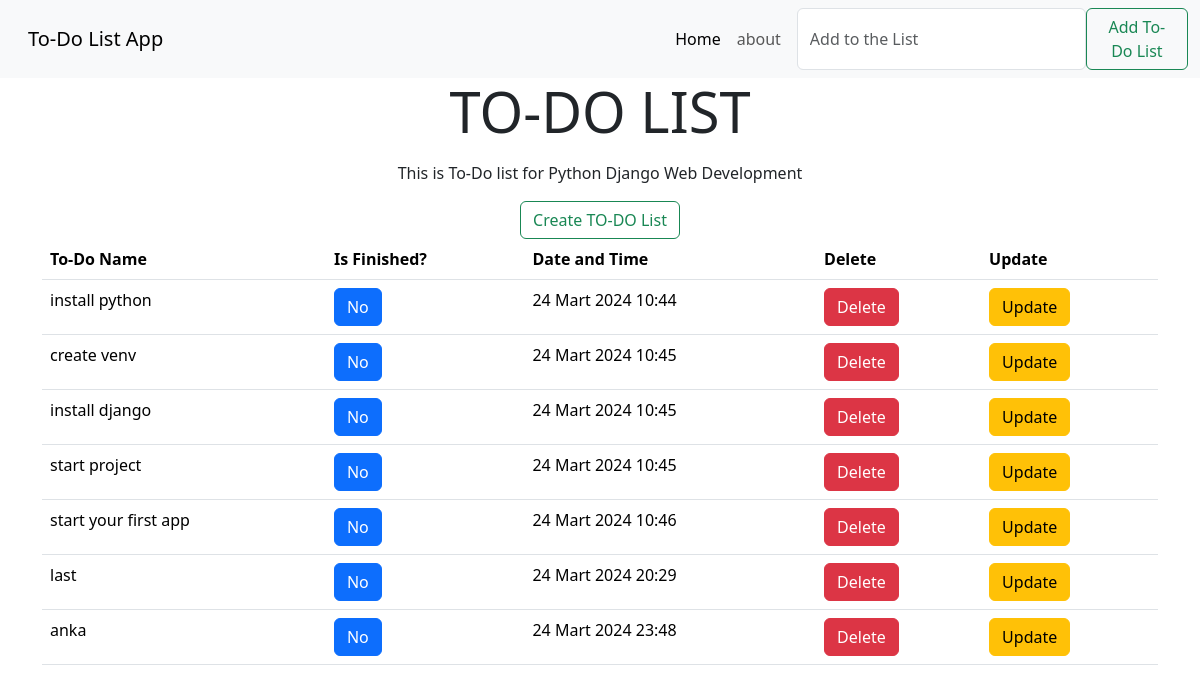
The page / on the database its author committed.
### todo/models.py (models this page shows, shortened)
class Todos(models.Model):
    title = models.TextField(max_length=100)
    description = models.TextField(max_length=100,blank=True)
    finished = models.BooleanField(default = False)
    date = models.DateTimeField(default=datetime.now,blank=True)

### todo/views.py (the view)
# urls.py: path('', views.index,name="index"),
def index(request):
    if request.method == "POST":
        form = listForm(request.POST or None)
        if form.is_valid:
            form.save()
            todo_list = Todos.objects.all()
            return render(request,"todo/index.html",{'todo_list':todo_list})
    else:
        todo_list = Todos.objects.all()
        return render(request, "todo/index.html",{'todo_list':todo_list})

### templates/todo/index.html (shortened to what this page needs)
{% extends "todo/base.html" %}
{% block content %}
<div class="jumbotron jumbotron-fluid">
  <div class="container">
    <h1 class="display-4"><center/>TO-DO LIST</center></h1>
    <p class="lead"><center/>This is To-Do list for Python Django Web Development</center></p>
    <div class="text-center">
      <a class="btn btn-outline-success" href="{% url 'create' %}" role="button">Create TO-DO List</a>
    </div>
  </div>
</div>
<div class="container">
  <table class="table">
    <thead>
      <tr>
        <th scope="col">To-Do Name</th>
        <th scope="col">Is Finished?</th>
        <th scope="col">Date and Time</th>
        <th scope="col">Delete</th>
        <th scope="col">Update</th>
      </tr>
    </thead>
    <tbody>
      {% for todo in todo_list %}
        {% if  todo.finished %}
          <tr>
            <td><del>{{ todo.title }}</del></td>
            <td><a class="btn btn-danger" href="{% url 'yes_finish' todo.id %}" role="button">Yes</a></td>
            <td>{{ todo.date }}</td>
            <td><a class="btn btn-danger" href="{% url 'delete' todo.id %}" role="button">Delete</a></td>
            <td><a class="btn btn-warning" href="{% url 'update' todo.id %}" role="button">Update</a></td>
          </tr>
        {% else %}
          <tr>
            <td>{{ todo.title }}</td>
            <td><a class="btn btn-primary" href="{% url 'no_finish' todo.id %}" role="button">No</a></td>
            <td>{{ todo.date }}</td>
            <td><a class="btn btn-danger" href="{% url 'delete' todo.id %}" role="button">Delete</a></td>
            <td><a class="btn btn-warning" href="{% url 'update' todo.id %}" role="button">Update</a></td>
          </tr>
        {% endif %}
      {% endfor %}
    </tbody>
  </table>
</div>
{% endblock content %}

### templates/todo/base.html (shortened to what this page needs)
<!doctype html>
<html lang="tr">
  <head>
    <link rel="stylesheet" href="https://cdn.jsdelivr.net/npm/bootstrap@5.3.3/dist/css/bootstrap.rtl.min.css">
  </head>
  <body>
    <nav class="navbar navbar-expand-lg bg-body-tertiary">
      <div class="container-fluid">
        <a class="navbar-brand" href="/">To-Do List App</a>
        <div class="collapse navbar-collapse" id="navbarSupportedContent">
          <ul class="navbar-nav me-auto mb-2 mb-lg-0">
            <li class="nav-item">
              <a class="nav-link active" aria-current="page" href="{% url 'index' %}">Home</a>
            </li>
            <li class="nav-item">
              <a class="nav-link" href="{% url 'about' %}">about</a>
            </li>
          </ul>
          <form class="d-flex" role="search" method="POST">
            <input class="form-control me-2" type="text" placeholder="Add to the List" aria-label="Search" name="title">
            <button class="btn btn-outline-success" type="submit">Add To-Do List</button>
          </form>
        </div>
      </div>
    </nav>
    {% block content %}
    {% endblock content %}
  </body>
</html>

### rows shown on the page
Todos: title "install python", date "24 Mart 2024 10:44"
Todos: title "create venv", date "24 Mart 2024 10:45"
Todos: title "install django", date "24 Mart 2024 10:45"
Todos: title "start project", date "24 Mart 2024 10:45"
Todos: title "start your first app", date "24 Mart 2024 10:46"
Todos: title "last", date "24 Mart 2024 20:29"
Todos: title "anka", date "24 Mart 2024 23:48"
